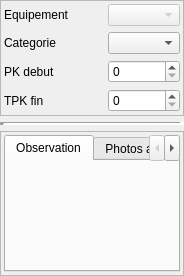
<?xml version="1.0" encoding="UTF-8"?>
<ui version="4.0">
 <class>Form</class>
 <widget class="QWidget" name="Form">
  <property name="geometry">
   <rect>
    <x>0</x>
    <y>0</y>
    <width>184</width>
    <height>276</height>
   </rect>
  </property>
  <property name="windowTitle">
   <string>Form</string>
  </property>
  <layout class="QVBoxLayout" name="verticalLayout_2">
   <property name="margin">
    <number>0</number>
   </property>
   <item>
    <widget class="QFrame" name="frame_2">
     <property name="frameShape">
      <enum>QFrame::StyledPanel</enum>
     </property>
     <property name="frameShadow">
      <enum>QFrame::Raised</enum>
     </property>
     <layout class="QGridLayout" name="gridLayout_3" columnstretch="1,0">
      <property name="margin">
       <number>3</number>
      </property>
      <item row="2" column="0">
       <widget class="QLabel" name="label_3">
        <property name="text">
         <string>PK debut</string>
        </property>
       </widget>
      </item>
      <item row="1" column="0">
       <widget class="QLabel" name="label_2">
        <property name="text">
         <string>Categorie</string>
        </property>
       </widget>
      </item>
      <item row="3" column="1">
       <widget class="QSpinBox" name="spinBox_pkfin"/>
      </item>
      <item row="2" column="1">
       <widget class="QSpinBox" name="spinBox_pkdebut"/>
      </item>
      <item row="1" column="1">
       <widget class="QComboBox" name="comboBox_des_cat"/>
      </item>
      <item row="3" column="0">
       <widget class="QLabel" name="label">
        <property name="text">
         <string>TPK fin</string>
        </property>
       </widget>
      </item>
      <item row="0" column="0">
       <widget class="QLabel" name="label_4">
        <property name="text">
         <string>Equipement</string>
        </property>
       </widget>
      </item>
      <item row="0" column="1">
       <widget class="QComboBox" name="comboBox_equipement">
        <property name="enabled">
         <bool>false</bool>
        </property>
       </widget>
      </item>
     </layout>
    </widget>
   </item>
   <item>
    <widget class="Line" name="line">
     <property name="frameShadow">
      <enum>QFrame::Sunken</enum>
     </property>
     <property name="lineWidth">
      <number>5</number>
     </property>
     <property name="orientation">
      <enum>Qt::Horizontal</enum>
     </property>
    </widget>
   </item>
   <item>
    <widget class="QFrame" name="frame">
     <property name="frameShape">
      <enum>QFrame::StyledPanel</enum>
     </property>
     <property name="frameShadow">
      <enum>QFrame::Raised</enum>
     </property>
     <layout class="QVBoxLayout" name="verticalLayout">
      <property name="margin">
       <number>3</number>
      </property>
      <item>
       <widget class="QTabWidget" name="tabWidget">
        <property name="currentIndex">
         <number>0</number>
        </property>
        <widget class="QWidget" name="tab">
         <attribute name="title">
          <string>Observation</string>
         </attribute>
         <layout class="QGridLayout" name="gridLayout" columnstretch="0">
          <property name="margin">
           <number>3</number>
          </property>
         </layout>
        </widget>
        <widget class="QWidget" name="tab_2">
         <attribute name="title">
          <string>Photos associées</string>
         </attribute>
         <layout class="QVBoxLayout" name="verticalLayout_3">
          <property name="margin">
           <number>3</number>
          </property>
         </layout>
        </widget>
       </widget>
      </item>
     </layout>
    </widget>
   </item>
  </layout>
 </widget>
 <resources/>
 <connections/>
</ui>
